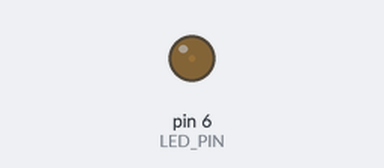
Recording of a sketch running on a simulated Arduino Uno, built with avr-gcc and run on an emulated ATmega328P. Shown: output pins drawn as LEDs (lit = HIGH).

Above: at 0.05 s.
At 0.7 s:
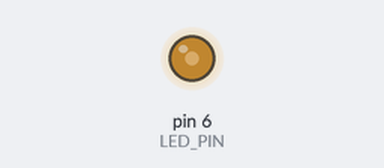
At 1.0 s:
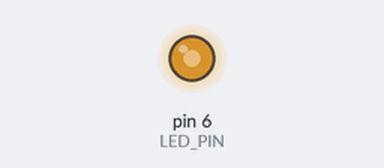
At 1.95 s:
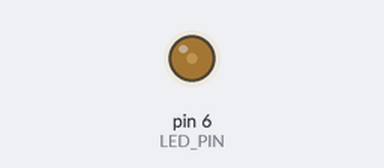
Timing chart, 0 to 5.2 s (numbered marks = the images above):
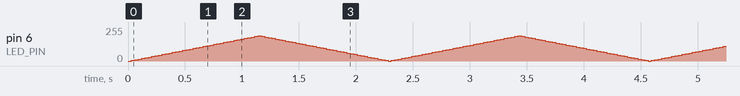

The sketch:

pwm_fade.ino
```cpp
/*
 * Fade LED using PWM signal
 */

const int LED_PIN = 6;
int brightness = 0;
int fadeAmount = 5;

void setup() {
  // empty
}

void loop() {
  analogWrite(LED_PIN, brightness);

  brightness = brightness + fadeAmount;

  if (brightness <= 0 || brightness >= 190) {
    fadeAmount = -fadeAmount;
  }
  // wait to see the dimming effect
  delay(30);
}
```
